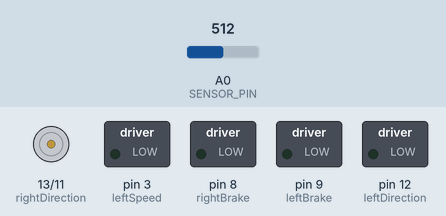
Simulated run of this sketch. Board: Arduino Uno, built with avr-gcc and run on an emulated ATmega328P. Shown: direction and speed pins drawn as motors (green arrow = direction pin HIGH = forward, orange = LOW = backward, longer = more drive), switched loads named in the sketch (green lamp = pin HIGH). The test bench sets the inputs (shaded band); at power-on: A0 (SENSOR_PIN) = 512. What the sketch prints to the serial monitor is not drawn.

Above: at 1.2 s.
1.3 s: A0 (SENSOR_PIN) set to 716
At 2.1 s:
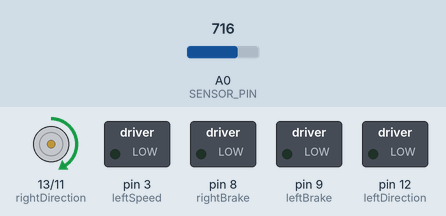
2.8 s: A0 (SENSOR_PIN) set to 900
At 3.2 s:
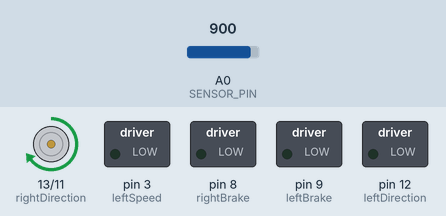
4.3 s: A0 (SENSOR_PIN) set to 511
At 5.5 s:
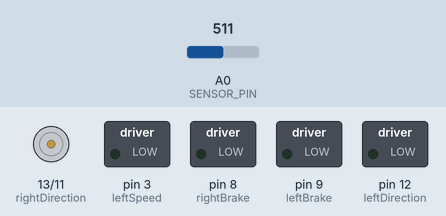
5.8 s: A0 (SENSOR_PIN) set to 497
At 6.7 s:
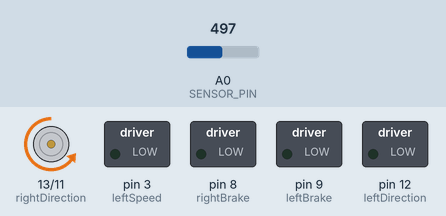
7.3 s: A0 (SENSOR_PIN) set to 522
At 7.9 s:
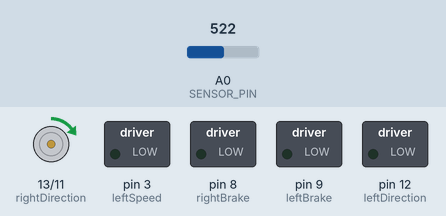
8.8 s: A0 (SENSOR_PIN) set to 306
At 10.3 s:
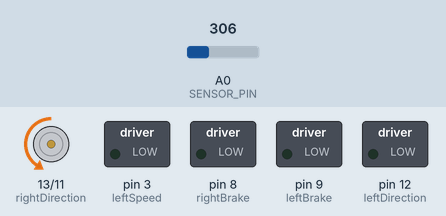
Timing chart, 0 to 11.3 s (numbered marks = the images above; inputs shaded):
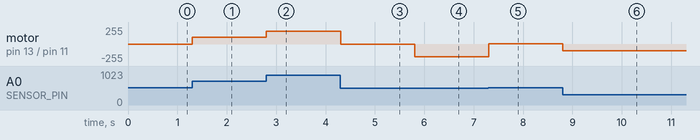

Measured:
- the behaviour switches between 510 and 509 on A0 (SENSOR_PIN) (found by bisection; images 3 and 4)
- after the input at 1.3 s, motor on pin 13 (rightDirection) / pin 11 (rightSpeed): stopped → forward 102/255 at once
- after the input at 2.8 s, motor on pin 13 (rightDirection) / pin 11 (rightSpeed): forward 102/255 → forward 194/255 at once
- after the input at 4.3 s, motor on pin 13 (rightDirection) / pin 11 (rightSpeed): forward 194/255 → stopped at once
- after the input at 5.8 s, motor on pin 13 (rightDirection) / pin 11 (rightSpeed): stopped → backward 194/255 at once
- after the input at 7.3 s, motor on pin 13 (rightDirection) / pin 11 (rightSpeed): backward 194/255 → forward 5/255 at once
- after the input at 8.8 s, motor on pin 13 (rightDirection) / pin 11 (rightSpeed): forward 5/255 → backward 102/255 at once

The sketch:

Motor_Shield_Rev3_Test.ino
```cpp
/*
    Name: Brandon Ho
    Date: 2/27/2022
    Title: Motor Speed Open Loop
    Description: This script works to test the motor in an open loop response
                 It goes with DataTransfer.py to get the DC gain and time constant of the motor
                 Using B port on the Arduino Motor Shield at full power
                 Adapted from https://github.com/CooperControlsLab/CU-At-Home_feedback_controls/tree/master/arduino_code/libraries/PID
*/

int SENSOR_PIN = 0; // center pin of the potentiometer

//Motor Shield Pin Values
const int leftDirection = 12;
const int leftSpeed = 3;
const int leftBrake = 9;
const int rightDirection = 13;
const int rightSpeed = 11;
const int rightBrake = 8;


void setup() {
  //Initialize the Serial Monitor
  //delay(200);
  Serial.flush();
  //delay(200);
  Serial.begin(19200);
  //Serial.println("Program Running");


  //Motor Shield Pins
  pinMode(leftDirection, OUTPUT);
  pinMode(leftSpeed, OUTPUT);
  pinMode(leftBrake, OUTPUT);
  pinMode(rightDirection, OUTPUT);
  pinMode(rightSpeed, OUTPUT);
  pinMode(rightBrake, OUTPUT);


   //Initalize the Motor Speed & Direction
  digitalWrite(leftBrake, LOW);   //brake A
  digitalWrite(rightBrake, LOW);   //brake B
  analogWrite(leftSpeed, 0);   //speed A
  analogWrite(rightSpeed, 0);    //speed B
  digitalWrite(leftDirection, LOW); //forward A
  digitalWrite(rightDirection, LOW); //forward B

}


void loop()
{
  int sensorValue = analogRead(SENSOR_PIN);
 Serial.println(sensorValue);
 // sensor value is in the range 0 to 1023
 // the lower half of it we use for reverse rotation; the upper half for forward

 if (sensorValue < 512)
  {
    digitalWrite(rightDirection, LOW); // CCW
    analogWrite(rightSpeed,(511-sensorValue)/2);
  }
  else
  {
    digitalWrite(rightDirection, HIGH); // CW
    analogWrite(rightSpeed,(sensorValue-512)/2);
  }

}
```
